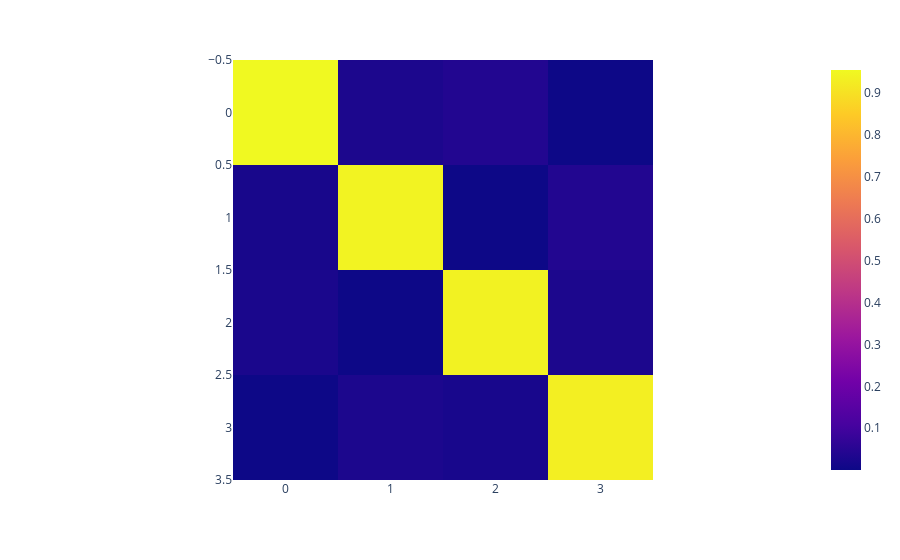
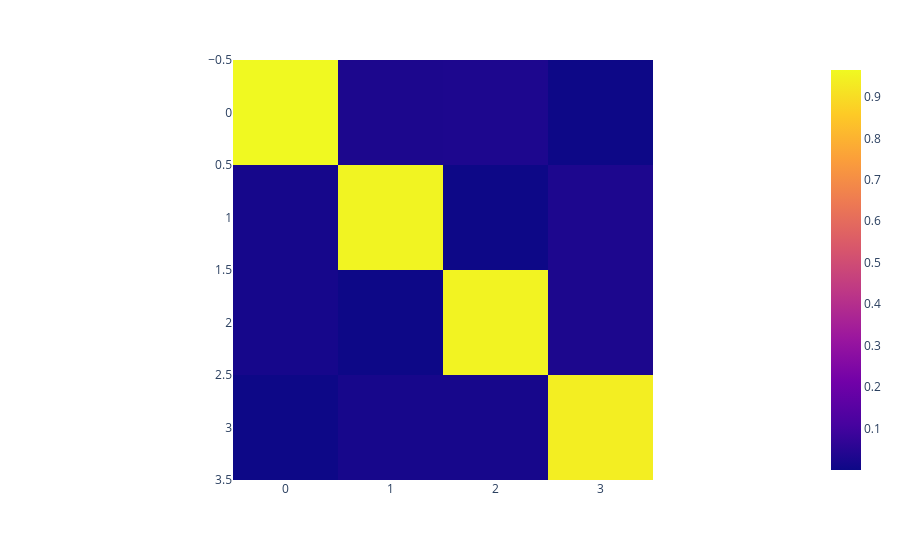
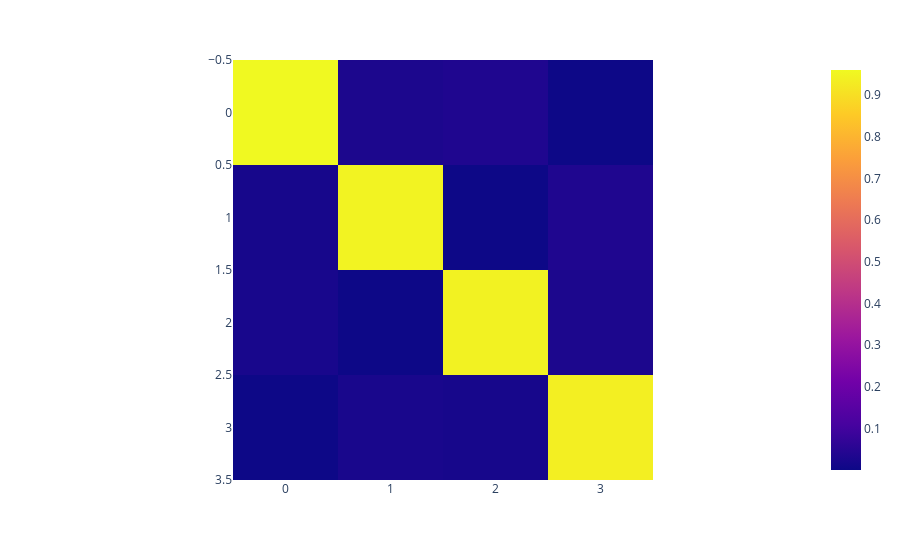

Notebook code for these charts, in order:
### Code cell
# ----------------------------
# 2) Construct M1 from layer 1, and M2 from layer 2
# ----------------------------
shots_cal = 20_000  # calibration shots (increase if you want smoother M)
M1 = build_layer_calibration_matrix(apply_layer_1, apply_layer_1_inv, shots=shots_cal)
M2 = build_layer_calibration_matrix(apply_layer_2, apply_layer_2_inv, shots=shots_cal)

# ----------------------------
# 3) Combine to obtain final M
# ----------------------------
M_gate = 0.5 * (M1 + M2)

print("\nM1 (layer 1 calibration):\n")
px.imshow(M1).show()
print("\nM2 (layer 2 calibration):\n")
px.imshow(M2).show()
print("\nFinal M = 0.5*(M1+M2):\n")
px.imshow(M_gate).show()

# Optional: store under the same name "M" used later for mitigation
M = M_gate

print("\nColumn sums of final M:", M.sum(axis=0))

### Figure 1 — Plotly figure (JSON) as saved in the notebook; plotly's stock layout.template omitted (floating-point values rounded to 4 significant figures)
{"data": [{"coloraxis": "coloraxis", "hovertemplate": "x: %{x}<br>y: %{y}<br>color: %{z}<extra></extra>", "name": "0", "type": "heatmap", "xaxis": "x", "yaxis": "y", "z": [[0.9551, 0.02905, 0.03875, 0.0012], [0.02015, 0.9417, 0.00085, 0.0386], [0.02435, 0.00055, 0.94, 0.0278], [0.0004, 0.0287, 0.02045, 0.9324]]}], "layout": {"coloraxis": {"colorscale": [[0, "#0d0887"], [0.1111, "#46039f"], [0.2222, "#7201a8"], [0.3333, "#9c179e"], [0.4444, "#bd3786"], [0.5556, "#d8576b"], [0.6667, "#ed7953"], [0.7778, "#fb9f3a"], [0.8889, "#fdca26"], [1, "#f0f921"]]}, "margin": {"t": 60}, "xaxis": {"anchor": "y", "constrain": "domain", "domain": [0, 1], "scaleanchor": "y"}, "yaxis": {"anchor": "x", "autorange": "reversed", "constrain": "domain", "domain": [0, 1]}}}

### Figure 2 — Plotly figure (JSON) as saved in the notebook; plotly's stock layout.template omitted (floating-point values rounded to 4 significant figures)
{"data": [{"coloraxis": "coloraxis", "hovertemplate": "x: %{x}<br>y: %{y}<br>color: %{z}<extra></extra>", "name": "0", "type": "heatmap", "xaxis": "x", "yaxis": "y", "z": [[0.9647, 0.0279, 0.03005, 0.0009], [0.01815, 0.9526, 0.0004, 0.02995], [0.01675, 0.0008, 0.9502, 0.02845], [0.00045, 0.0187, 0.01935, 0.9407]]}], "layout": {"coloraxis": {"colorscale": [[0, "#0d0887"], [0.1111, "#46039f"], [0.2222, "#7201a8"], [0.3333, "#9c179e"], [0.4444, "#bd3786"], [0.5556, "#d8576b"], [0.6667, "#ed7953"], [0.7778, "#fb9f3a"], [0.8889, "#fdca26"], [1, "#f0f921"]]}, "margin": {"t": 60}, "xaxis": {"anchor": "y", "constrain": "domain", "domain": [0, 1], "scaleanchor": "y"}, "yaxis": {"anchor": "x", "autorange": "reversed", "constrain": "domain", "domain": [0, 1]}}}

### Figure 3 — Plotly figure (JSON) as saved in the notebook; plotly's stock layout.template omitted (floating-point values rounded to 4 significant figures)
{"data": [{"coloraxis": "coloraxis", "hovertemplate": "x: %{x}<br>y: %{y}<br>color: %{z}<extra></extra>", "name": "0", "type": "heatmap", "xaxis": "x", "yaxis": "y", "z": [[0.9599, 0.02848, 0.0344, 0.00105], [0.01915, 0.9471, 0.000625, 0.03427], [0.02055, 0.000675, 0.9451, 0.02812], [0.000425, 0.0237, 0.0199, 0.9365]]}], "layout": {"coloraxis": {"colorscale": [[0, "#0d0887"], [0.1111, "#46039f"], [0.2222, "#7201a8"], [0.3333, "#9c179e"], [0.4444, "#bd3786"], [0.5556, "#d8576b"], [0.6667, "#ed7953"], [0.7778, "#fb9f3a"], [0.8889, "#fdca26"], [1, "#f0f921"]]}, "margin": {"t": 60}, "xaxis": {"anchor": "y", "constrain": "domain", "domain": [0, 1], "scaleanchor": "y"}, "yaxis": {"anchor": "x", "autorange": "reversed", "constrain": "domain", "domain": [0, 1]}}}
